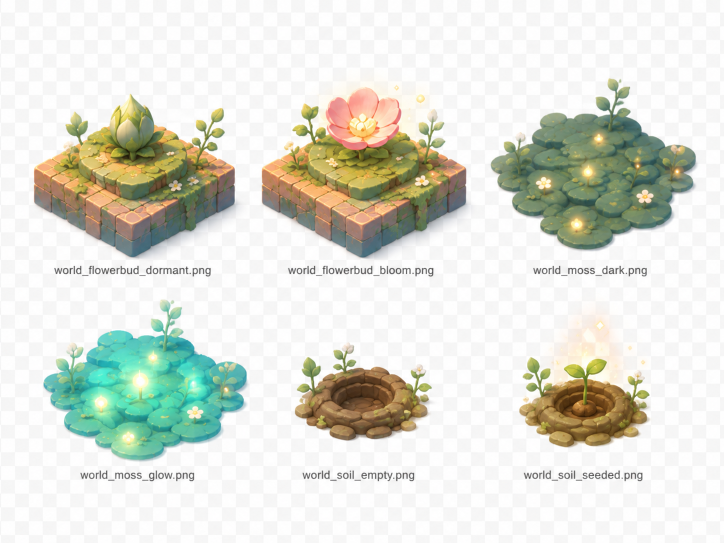
#> input picture assets/images/material/world_01.png, 1448 x 1086 px (shown at 1/2 size)
$ python prepare_assets.py
#> lines starting #> are read from the running program, lines starting #| are printed output that depends on the picture
"""Non-destructive production export of the project's existing raster artwork."""
from pathlib import Path
import json
from collections import deque
from PIL import Image, ImageOps, ImageEnhance, ImageDraw, ImageFilter

ROOT = Path(__file__).resolve().parents[1]
SOURCE = ROOT / 'assets/images/sporelight_complete_assets_png'
OUT = ROOT / 'assets/images/production'
OUT.mkdir(parents=True, exist_ok=True)

def remove_checker(image):
    """Remove edge-connected neutral checker pixels, preserving warm illustration whites."""
    image = image.convert('RGBA')
    width, height = image.size
    pixels = list(image.getdata())
    eligible = bytearray(1 if max(p[:3]) - min(p[:3]) < 22 and min(p[:3]) > 205 else 0 for p in pixels)
    queue = deque()
    for y in range(height):
        for x in (0, width - 1):
            i = y * width + x
            if eligible[i] == 1: eligible[i] = 2; queue.append(i)
    for x in range(width):
        for y in (0, height - 1):
            i = y * width + x
            if eligible[i] == 1: eligible[i] = 2; queue.append(i)
    while queue:
        i = queue.popleft(); x, y = i % width, i // width
        for j in ((i - 1 if x else -1), (i + 1 if x + 1 < width else -1), (i - width if y else -1), (i + width if y + 1 < height else -1)):
            if j >= 0 and eligible[j] == 1: eligible[j] = 2; queue.append(j)
    image.putdata([(p[0], p[1], p[2], 0 if eligible[i] == 2 else p[3]) for i, p in enumerate(pixels)])
    return image

# Re-slice full objects from the larger source sheet; the legacy world crops cut off edges.
sheet = Image.open(ROOT / 'assets/images/material/world_01.png')
#> sheet is the input picture: PIL image 1448x1086 RGB; mean R, G, B 221.8, 224, 214.3
sheet2 = Image.open(ROOT / 'assets/images/material/world_02.png')
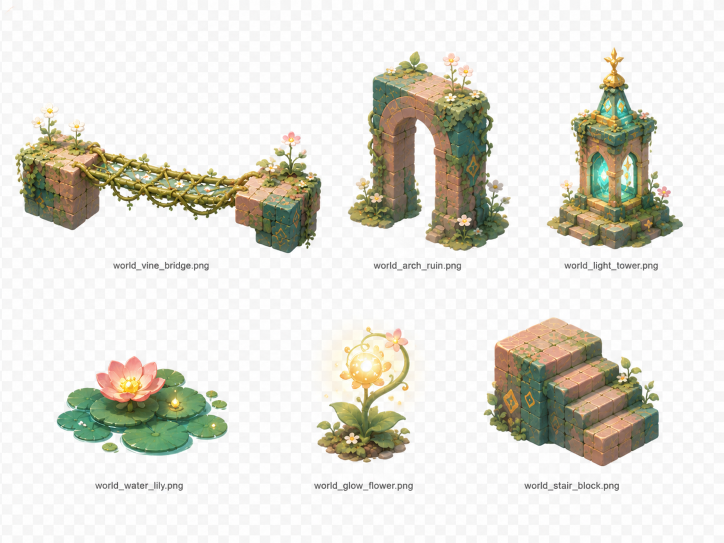
#> input picture assets/images/material/world_02.png, 1448 x 1086 px (shown at 1/2 size)
#> sheet2 is the input picture: PIL image 1448x1086 RGB; mean R, G, B 225.3, 223.9, 215.5
regions = {
    'flower': (35, 100, 490, 525), 'bloom': (510, 100, 950, 525),
    'moss': (960, 100, 1448, 525), 'light': (35, 590, 500, 932),
    'soil': (510, 595, 945, 925), 'soil-grown': (980, 595, 1420, 930),
    'vine': (980, 595, 1420, 930),
}
regions2 = {
    'bridge': (20, 180, 655, 515), 'arch': (685, 65, 1040, 515),
    'lily': (95, 630, 475, 940), 'lily-open': (95, 630, 475, 940),
    'puddle': (95, 630, 475, 940), 'glow-flower': (610, 620, 855, 940),
}
files = {}
for action, count in [('idle', 3), ('roll', 3), ('sow', 3), ('bow', 2)]:
    for i in range(1, count + 1):
        files[f'{action}{i}'] = f'characters/char_luvie_{action}_{i:02}.png'
files.update({
    'soil': 'world/world_soil_empty.png', 'soil-grown': 'world/world_soil_sowed.png',
    'flower': 'world/world_flowerbud_stage1.png', 'bloom': 'world/world_flowerbud_bloom.png',
    'moss': 'world/world_moss_dark.png', 'light': 'world/world_moss_bright.png',
    'vine': 'world/world_vine_seed.png', 'bridge': 'world/world_vine_bridge.png',
    'lily': 'world/world_petal_spring_closed.png', 'lily-open': 'world/world_petal_spring_open.png',
    'puddle': 'world/world_puddle.png', 'arch': 'world/world_arch_ruin.png',
    'spore': 'ui/icons/ui_icon_spore.png', 'bug': 'fx/fx_glow_critter.png',
    'ring': 'fx/fx_growth_ring.png',
    'glow-flower': 'world/world_glow_flower.png',
})
manifest = {'version': 1, 'method': 'existing-artwork-processing; no AI generation', 'assets': {}}
atlas = Image.new('RGBA', (256 * 6, 256 * ((len(files) + 5) // 6)))
#> atlas: PIL image 1536x1280 RGBA; every value is 0
preview = Image.new('RGB', (256 * 6, 288 * ((len(files) + 5) // 6)), '#e8e9dd')
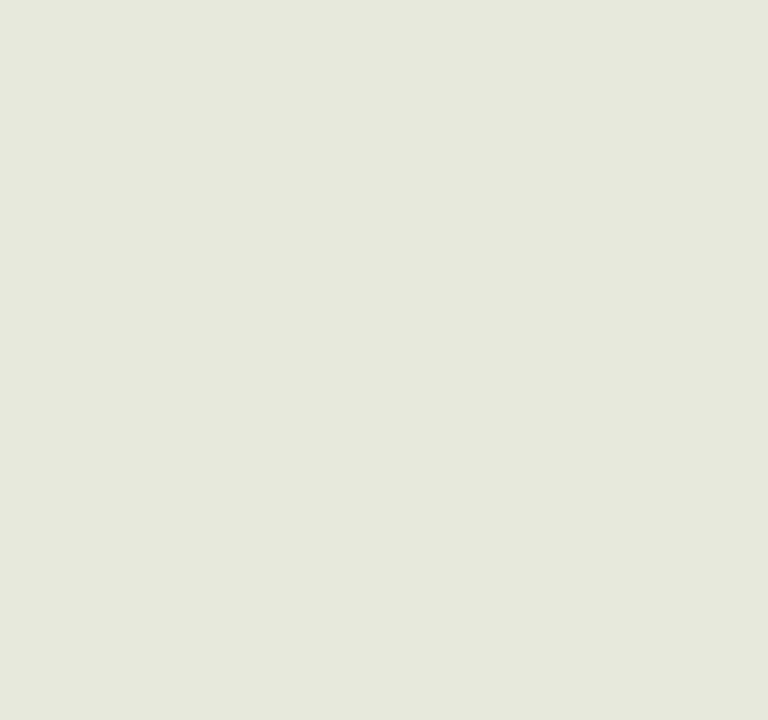
#> preview: PIL image 1536x1440 RGB (shown at 1/2 size); mean R, G, B 232, 233, 221
draw = ImageDraw.Draw(preview)
for index, (key, source) in enumerate(files.items()):
#> (the run stopped early here; a loop or call above may not have finished)
